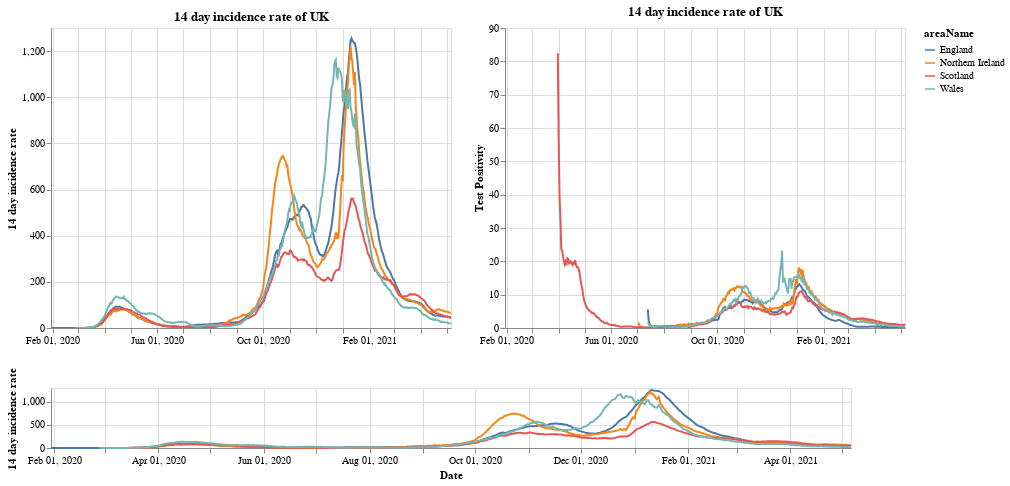

Source (notebook cell):
### Markdown cell above
# Plots

First a plot with each country in the UK. The top right shows the positivity rate for (which is the percentage of registered tests which were positive) while the top left is the 14 day incidence rate. The bottom chart can be used to select the timeframe (does not work on a mobile device).

### Code cell
#collapse
brush = alt.selection(type='interval', name='DateBrush',encodings=['x'],fields=['Time'])
leg_selection = alt.selection_multi(fields=['areaName'], bind='legend')

base = alt.Chart(uk_cases).mark_line().encode(
    x=alt.X("yearmonthdate(date):T", axis=alt.Axis(title='Date')),
    y=alt.Y("twoWeeklyCasesRate:Q", axis=alt.Axis(title='14 day incidence rate')),
    tooltip=['areaName', 'date','twoWeeklyCasesRate', 'testPositivity'],
    color='areaName',
    opacity=alt.condition(leg_selection, alt.value(2), alt.value(0.1))
).add_selection(leg_selection).properties(width=400)

upper = base.encode(alt.X('yearmonthdate(date):T', axis=alt.Axis(title=''),
                         scale=alt.Scale(domain=brush))
                   ).properties(title=f'14 day incidence rate of UK')
upper_right = upper.encode(alt.Y('testPositivity:Q', axis=alt.Axis(title='Test Positivity')))
lower = base.properties(height=60, width = 800).add_selection(brush)

(upper | upper_right) & lower

### Figure 1 — Vega-Lite specification as saved in the notebook (floating-point values rounded to 4 significant figures; data arrays with more than 128 entries replaced by an {"elided": "..."} marker saying what was removed)
{"config": {"view": {"continuousWidth": 400, "continuousHeight": 300}}, "vconcat": [{"hconcat": [{"mark": "line", "encoding": {"color": {"type": "nominal", "field": "areaName"}, "opacity": {"condition": {"value": 2, "selection": "selector085"}, "value": 0.1}, "tooltip": [{"type": "nominal", "field": "areaName"}, {"type": "temporal", "field": "date"}, {"type": "quantitative", "field": "twoWeeklyCasesRate"}, {"type": "quantitative", "field": "testPositivity"}], "x": {"type": "temporal", "axis": {"title": ""}, "field": "date", "scale": {"domain": {"selection": "DateBrush"}}, "timeUnit": "yearmonthdate"}, "y": {"type": "quantitative", "axis": {"title": "14 day incidence rate"}, "field": "twoWeeklyCasesRate"}}, "selection": {"selector085": {"type": "multi", "fields": ["areaName"], "bind": "legend"}}, "title": "14 day incidence rate of UK", "width": 400}, {"mark": "line", "encoding": {"color": {"type": "nominal", "field": "areaName"}, "opacity": {"condition": {"value": 2, "selection": "selector085"}, "value": 0.1}, "tooltip": [{"type": "nominal", "field": "areaName"}, {"type": "temporal", "field": "date"}, {"type": "quantitative", "field": "twoWeeklyCasesRate"}, {"type": "quantitative", "field": "testPositivity"}], "x": {"type": "temporal", "axis": {"title": ""}, "field": "date", "scale": {"domain": {"selection": "DateBrush"}}, "timeUnit": "yearmonthdate"}, "y": {"type": "quantitative", "axis": {"title": "Test Positivity"}, "field": "testPositivity"}}, "selection": {"selector085": {"type": "multi", "fields": ["areaName"], "bind": "legend"}}, "title": "14 day incidence rate of UK", "width": 400}]}, {"mark": "line", "encoding": {"color": {"type": "nominal", "field": "areaName"}, "opacity": {"condition": {"value": 2, "selection": "selector085"}, "value": 0.1}, "tooltip": [{"type": "nominal", "field": "areaName"}, {"type": "temporal", "field": "date"}, {"type": "quantitative", "field": "twoWeeklyCasesRate"}, {"type": "quantitative", "field": "testPositivity"}], "x": {"type": "temporal", "axis": {"title": "Date"}, "field": "date", "timeUnit": "yearmonthdate"}, "y": {"type": "quantitative", "axis": {"title": "14 day incidence rate"}, "field": "twoWeeklyCasesRate"}}, "height": 60, "selection": {"selector085": {"type": "multi", "fields": ["areaName"], "bind": "legend"}, "DateBrush": {"type": "interval", "encodings": ["x"], "fields": ["Time"]}}, "width": 800}], "data": {"name": "data-58cf2b14f78a6e357154e20401fc93de"}, "$schema": "https://vega.github.io/schema/vega-lite/v4.8.1.json", "datasets": {"data-58cf2b14f78a6e357154e20401fc93de": {"elided": "1760 records"}}}
